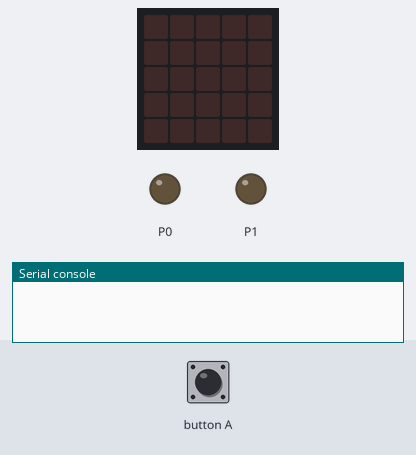
A program run on a simulated BBC micro:bit (MakeCode). Parts: the board's 5×5 LED display, output pins drawn as LEDs (lit = HIGH), the last lines printed to the serial console. Inputs (shaded band) come from the test bench.

Above: at 1.2 s.
1.3 s: button A pressed for 0.15 s
At 2.7 s:
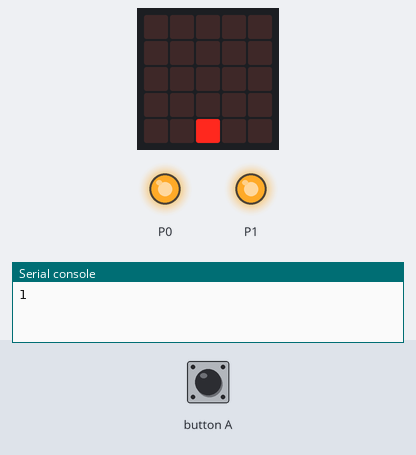
At 4.2 s:
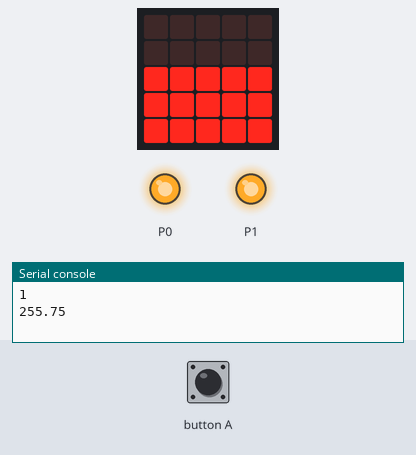
Timing chart, 0 to 5.7 s (numbered marks = the images above; inputs shaded):
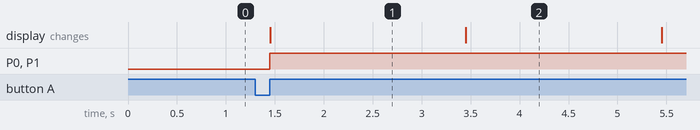

Measured:
- after the input at 1.3 s, P0, P1: LOW → HIGH after 0.15 s; the display: changes after 0.15 s (image 1)
- what the display in image 1 shows lasts 2.0 s, from 1.5 s to 3.5 s

The program:

main.ts
```typescript
let humidité = 0
let allumer_led_graphe_de_1_à_1023 = 0
let allumer_led_1 = 0
let allumer_led_2 = 0
let allumer_led_3 = 0
let allumer_led_4 = 0
let allumer_led_5 = 0
input.onButtonPressed(Button.A, function () {
    if (true) {
        humidité = pins.analogReadPin(AnalogPin.P0)
        humidité = pins.analogReadPin(AnalogPin.P1)
        if (true) {
            pins.digitalWritePin(DigitalPin.P0, 1)
            pins.analogWritePin(AnalogPin.P1, 1023)
            if (humidité) {
                let de_1_à_25575 = 0
                allumer_led_graphe_de_1_à_1023 = Math.map(1, 255.75, 511.5, 767.25, 1023)
                led.plotBarGraph(
                1,
                255.75
                )
                allumer_led_1 = de_1_à_25575
                basic.pause(2000)
                basic.clearScreen()
                if (humidité) {
                    let de_25575_à_5115 = 0
                    allumer_led_graphe_de_1_à_1023 = Math.map(1, 255.75, 511.5, 767.25, 1023)
                    led.plotBarGraph(
                    255.75,
                    511.5
                    )
                    allumer_led_2 = de_25575_à_5115
                    basic.pause(2000)
                    basic.clearScreen()
                    if (humidité) {
                        let de_5115_à_76725 = 0
                        allumer_led_graphe_de_1_à_1023 = Math.map(1, 255.75, 511.5, 767.25, 1023)
                        led.plotBarGraph(
                        551.5,
                        767.25
                        )
                        allumer_led_3 = de_5115_à_76725
                        basic.pause(2000)
                        basic.clearScreen()
                        if (humidité) {
                            let de_76725_à_1023 = 0
                            allumer_led_graphe_de_1_à_1023 = Math.map(1, 255.75, 511.5, 767.25, 1023)
                            led.plotBarGraph(
                            767.25,
                            1023
                            )
                            allumer_led_4 = de_76725_à_1023
                            basic.pause(2000)
                            basic.clearScreen()
                            if (humidité) {
                                let _1023 = 0
                                allumer_led_graphe_de_1_à_1023 = Math.map(1, 255.75, 511.5, 767.25, 1023)
                                led.plotBarGraph(
                                1023,
                                1023
                                )
                                allumer_led_5 = _1023
                                basic.pause(2000)
                                basic.clearScreen()
                            }
                        }
                    }
                }
            }
        }
    }
})
basic.forever(function () {

})
```

test.ts
```typescript
// les tests vont ici ; cela ne sera pas compilé si ce paquet est utilisé en tant qu'extension.
```
